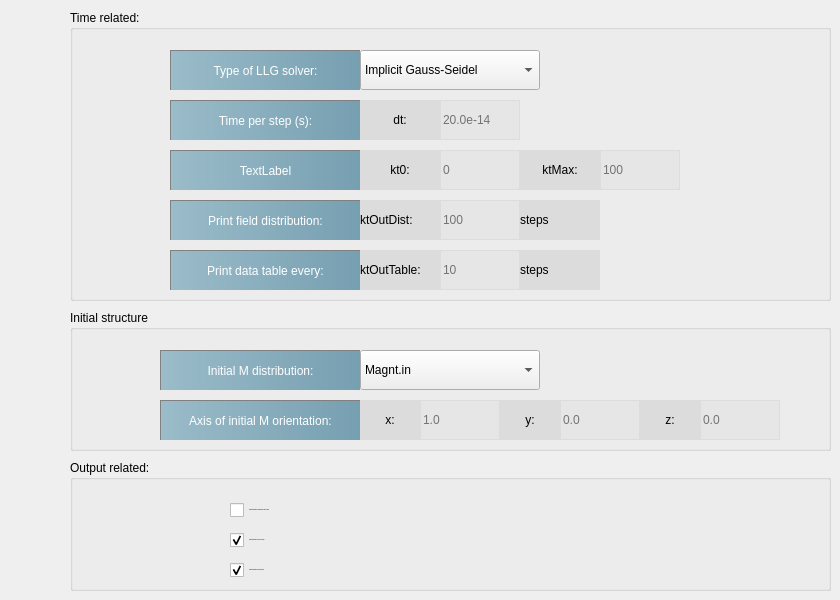
   <widget class="QWidget" name="tab_3">
    <attribute name="title">
     <string>Evolution</string>
    </attribute>
    <widget class="QGroupBox" name="groupBox_3">
     <property name="geometry">
      <rect>
       <x>70</x>
       <y>460</y>
       <width>761</width>
       <height>131</height>
      </rect>
     </property>
     <property name="title">
      <string>Output related:</string>
     </property>
     <widget class="QCheckBox" name="outputS_CB">
      <property name="geometry">
       <rect>
        <x>160</x>
        <y>40</y>
        <width>341</width>
        <height>20</height>
       </rect>
      </property>
      <property name="minimumSize">
       <size>
        <width>0</width>
        <height>20</height>
       </size>
      </property>
      <property name="font">
       <font>
        <pointsize>-1</pointsize>
       </font>
      </property>
      <property name="text">
       <string>Output distribution of eigenstrain, strain, stress</string>
      </property>
     </widget>
     <widget class="QCheckBox" name="outputH_CB">
      <property name="geometry">
       <rect>
        <x>160</x>
        <y>100</y>
        <width>281</width>
        <height>20</height>
       </rect>
      </property>
      <property name="minimumSize">
       <size>
        <width>0</width>
        <height>20</height>
       </size>
      </property>
      <property name="font">
       <font>
        <pointsize>-1</pointsize>
       </font>
      </property>
      <property name="text">
       <string>Output distribution of effective field</string>
      </property>
      <property name="checked">
       <bool>true</bool>
      </property>
     </widget>
     <widget class="QCheckBox" name="outputE_CB">
      <property name="geometry">
       <rect>
        <x>160</x>
        <y>70</y>
        <width>281</width>
        <height>20</height>
       </rect>
      </property>
      <property name="minimumSize">
       <size>
        <width>0</width>
        <height>20</height>
       </size>
      </property>
      <property name="font">
       <font>
        <pointsize>-1</pointsize>
       </font>
      </property>
      <property name="text">
       <string>Output distribution of energy density</string>
      </property>
      <property name="checked">
       <bool>true</bool>
      </property>
     </widget>
    </widget>
    <widget class="QGroupBox" name="groupBox_4">
     <property name="geometry">
      <rect>
       <x>70</x>
       <y>310</y>
       <width>761</width>
       <height>141</height>
      </rect>
     </property>
     <property name="styleSheet">
      <string notr="true">QLineEdit{
	background-color:rgb(230,230,230);
border:1px solid rgb(220,220,220);
min-width:78px;
min-height:38px;
qproperty-alignment: AlignCenter;
}

QLineEdit::hover, QLineEdit:focus{
	background-color:rgb(255,255,255);
}

QLineEdit:focus{
	background-color:rgb(255,255,255);
}

QLabel{
background-color:rgb(220, 220, 220);
qproperty-alignment: AlignCenter;

}</string>
     </property>
     <property name="title">
      <string>Initial structure</string>
     </property>
     <widget class="QLabel" name="label_46">
      <property name="geometry">
       <rect>
        <x>90</x>
        <y>40</y>
        <width>200</width>
        <height>40</height>
       </rect>
      </property>
      <property name="minimumSize">
       <size>
        <width>0</width>
        <height>0</height>
       </size>
      </property>
      <property name="styleSheet">
       <string notr="true">QLabel{
	background-color: qlineargradient(spread:pad, x1:0, y1:0, x2:1, y2:0, stop:0 rgba(155, 188, 201, 255), stop:1 rgba(118, 159, 177, 255))	;
	padding:5px 10px;
width:200px;
height:20px;
	color:white;
border-left: 1px solid gray;
border-top:1px solid gray;
qproperty-alignment: AlignCenter;
width:180px;
height:40px;
}

</string>
      </property>
      <property name="text">
       <string>Initial M distribution:</string>
      </property>
      <property name="alignment">
       <set>Qt::AlignCenter</set>
      </property>
     </widget>
     <widget class="QLabel" name="axisInitialM_LB">
      <property name="geometry">
       <rect>
        <x>90</x>
        <y>90</y>
        <width>200</width>
        <height>40</height>
       </rect>
      </property>
      <property name="minimumSize">
       <size>
        <width>0</width>
        <height>0</height>
       </size>
      </property>
      <property name="styleSheet">
       <string notr="true">QLabel{
	background-color: qlineargradient(spread:pad, x1:0, y1:0, x2:1, y2:0, stop:0 rgba(155, 188, 201, 255), stop:1 rgba(118, 159, 177, 255))	;
	padding:5px 10px;
width:200px;
height:20px;
	color:white;
border-left: 1px solid gray;
border-top:1px solid gray;
qproperty-alignment: AlignCenter;
width:180px;
height:40px;
}

</string>
      </property>
      <property name="text">
       <string>Axis of initial M orientation:</string>
      </property>
      <property name="alignment">
       <set>Qt::AlignCenter</set>
      </property>
     </widget>
     <widget class="QComboBox" name="choiceInitial_Combo">
      <property name="geometry">
       <rect>
        <x>290</x>
        <y>40</y>
        <width>180</width>
        <height>40</height>
       </rect>
      </property>
      <property name="minimumSize">
       <size>
        <width>74</width>
        <height>40</height>
       </size>
      </property>
      <property name="maximumSize">
       <size>
        <width>1000</width>
        <height>16777215</height>
       </size>
      </property>
      <property name="toolTip">
       <string>&lt;html&gt;&lt;head/&gt;&lt;body&gt;&lt;p&gt;Initial m distribution: &lt;/p&gt;&lt;p&gt;0 means 'magnt.in'.&lt;/p&gt;&lt;p&gt;1 means random orientation.&lt;/p&gt;&lt;p&gt;2 means specified uniform orientation.&lt;/p&gt;&lt;p&gt;3 means specified vortex domain.&lt;/p&gt;&lt;/body&gt;&lt;/html&gt;</string>
      </property>
      <property name="currentIndex">
       <number>0</number>
      </property>
      <item>
       <property name="text">
        <string>Magnt.in</string>
       </property>
      </item>
      <item>
       <property name="text">
        <string>Random</string>
       </property>
      </item>
      <item>
       <property name="text">
        <string>Uniform</string>
       </property>
      </item>
      <item>
       <property name="text">
        <string>Vortex</string>
       </property>
      </item>
     </widget>
     <widget class="QLabel" name="axisInitialM1_LB">
      <property name="geometry">
       <rect>
        <x>290</x>
        <y>90</y>
        <width>60</width>
        <height>40</height>
       </rect>
      </property>
      <property name="minimumSize">
       <size>
        <width>60</width>
        <height>0</height>
       </size>
      </property>
      <property name="maximumSize">
       <size>
        <width>60</width>
        <height>16777215</height>
       </size>
      </property>
      <property name="toolTip">
       <string>&lt;html&gt;&lt;head/&gt;&lt;body&gt;&lt;p&gt;Axis of a uniform orientation, or a vortex domain, for the initial m distribution (only for choiceInitialM=2,3)&lt;/p&gt;&lt;/body&gt;&lt;/html&gt;</string>
      </property>
      <property name="text">
       <string>x:</string>
      </property>
      <property name="alignment">
       <set>Qt::AlignCenter</set>
      </property>
     </widget>
     <widget class="QLineEdit" name="axisInitialM1_LE">
      <property name="geometry">
       <rect>
        <x>350</x>
        <y>90</y>
        <width>80</width>
        <height>40</height>
       </rect>
      </property>
      <property name="minimumSize">
       <size>
        <width>80</width>
        <height>40</height>
       </size>
      </property>
      <property name="maximumSize">
       <size>
        <width>80</width>
        <height>16777215</height>
       </size>
      </property>
      <property name="toolTip">
       <string>&lt;html&gt;&lt;head/&gt;&lt;body&gt;&lt;p&gt;Axis of a uniform orientation, or a vortex domain, for the initial m distribution (only for choiceInitialM=2,3)&lt;/p&gt;&lt;/body&gt;&lt;/html&gt;</string>
      </property>
      <property name="placeholderText">
       <string>1.0</string>
      </property>
     </widget>
     <widget class="QLineEdit" name="axisInitialM2_LE">
      <property name="geometry">
       <rect>
        <x>490</x>
        <y>90</y>
        <width>80</width>
        <height>40</height>
       </rect>
      </property>
      <property name="minimumSize">
       <size>
        <width>80</width>
        <height>40</height>
       </size>
      </property>
      <property name="maximumSize">
       <size>
        <width>80</width>
        <height>16777215</height>
       </size>
      </property>
      <property name="toolTip">
       <string>&lt;html&gt;&lt;head/&gt;&lt;body&gt;&lt;p&gt;Axis of a uniform orientation, or a vortex domain, for the initial m distribution (only for choiceInitialM=2,3)&lt;/p&gt;&lt;/body&gt;&lt;/html&gt;</string>
      </property>
      <property name="placeholderText">
       <string>0.0</string>
      </property>
     </widget>
     <widget class="QLabel" name="axisInitialM2_LB">
      <property name="geometry">
       <rect>
        <x>430</x>
        <y>90</y>
        <width>60</width>
        <height>40</height>
       </rect>
      </property>
      <property name="minimumSize">
       <size>
        <width>60</width>
        <height>0</height>
       </size>
      </property>
      <property name="maximumSize">
       <size>
        <width>60</width>
        <height>16777215</height>
       </size>
      </property>
      <property name="toolTip">
       <string>&lt;html&gt;&lt;head/&gt;&lt;body&gt;&lt;p&gt;Axis of a uniform orientation, or a vortex domain, for the initial m distribution (only for choiceInitialM=2,3)&lt;/p&gt;&lt;/body&gt;&lt;/html&gt;</string>
      </property>
      <property name="text">
       <string>y:</string>
      </property>
      <property name="alignment">
       <set>Qt::AlignCenter</set>
      </property>
     </widget>
     <widget class="QLineEdit" name="axisInitialM3_LE">
      <property name="geometry">
       <rect>
        <x>630</x>
        <y>90</y>
        <width>80</width>
        <height>40</height>
       </rect>
      </property>
      <property name="minimumSize">
       <size>
        <width>80</width>
        <height>40</height>
       </size>
      </property>
      <property name="maximumSize">
       <size>
        <width>80</width>
        <height>16777215</height>
       </size>
      </property>
      <property name="toolTip">
       <string>&lt;html&gt;&lt;head/&gt;&lt;body&gt;&lt;p&gt;Axis of a uniform orientation, or a vortex domain, for the initial m distribution (only for choiceInitialM=2,3)&lt;/p&gt;&lt;/body&gt;&lt;/html&gt;</string>
      </property>
      <property name="placeholderText">
       <string>0.0</string>
      </property>
     </widget>
     <widget class="QLabel" name="axisInitialM3_LB">
      <property name="geometry">
       <rect>
        <x>570</x>
        <y>90</y>
        <width>60</width>
        <height>40</height>
       </rect>
      </property>
      <property name="minimumSize">
       <size>
        <width>60</width>
        <height>0</height>
       </size>
      </property>
      <property name="maximumSize">
       <size>
        <width>60</width>
        <height>16777215</height>
       </size>
      </property>
      <property name="toolTip">
       <string>&lt;html&gt;&lt;head/&gt;&lt;body&gt;&lt;p&gt;Axis of a uniform orientation, or a vortex domain, for the initial m distribution (only for choiceInitialM=2,3)&lt;/p&gt;&lt;/body&gt;&lt;/html&gt;</string>
      </property>
      <property name="text">
       <string>z:</string>
      </property>
      <property name="alignment">
       <set>Qt::AlignCenter</set>
      </property>
     </widget>
    </widget>
    <widget class="QGroupBox" name="groupBox_2">
     <property name="geometry">
      <rect>
       <x>70</x>
       <y>10</y>
       <width>761</width>
       <height>291</height>
      </rect>
     </property>
     <property name="styleSheet">
      <string notr="true">QLineEdit{
	background-color:rgb(230,230,230);
border:1px solid rgb(220,220,220);
min-width:78px;
min-height:38px;
qproperty-alignment: AlignCenter;
}

QLineEdit::hover, QLineEdit:focus{
	background-color:rgb(255,255,255);
}

QLineEdit:focus{
	background-color:rgb(255,255,255);
}

QLabel{
background-color:rgb(220, 220, 220);
qproperty-alignment: AlignCenter;

}</string>
     </property>
     <property name="title">
      <string>Time related:</string>
     </property>
     <widget class="QLabel" name="label_41">
      <property name="geometry">
       <rect>
        <x>100</x>
        <y>90</y>
        <width>190</width>
        <height>40</height>
       </rect>
      </property>
      <property name="minimumSize">
       <size>
        <width>0</width>
        <height>0</height>
       </size>
      </property>
      <property name="maximumSize">
       <size>
        <width>1000</width>
        <height>16777215</height>
       </size>
      </property>
      <property name="styleSheet">
       <string notr="true">QLabel{
	background-color: qlineargradient(spread:pad, x1:0, y1:0, x2:1, y2:0, stop:0 rgba(155, 188, 201, 255), stop:1 rgba(118, 159, 177, 255))	;
	padding:5px 10px;
width:200px;
height:20px;
	color:white;
border-left: 1px solid gray;
border-top:1px solid gray;
qproperty-alignment: AlignCenter;
width:180px;
height:40px;
}

</string>
      </property>
      <property name="text">
       <string>Time per step (s):</string>
      </property>
      <property name="alignment">
       <set>Qt::AlignCenter</set>
      </property>
     </widget>
     <widget class="QLabel" name="label_30">
      <property name="geometry">
       <rect>
        <x>100</x>
        <y>140</y>
        <width>190</width>
        <height>40</height>
       </rect>
      </property>
      <property name="minimumSize">
       <size>
        <width>0</width>
        <height>0</height>
       </size>
      </property>
      <property name="styleSheet">
       <string notr="true">QLabel{
	background-color: qlineargradient(spread:pad, x1:0, y1:0, x2:1, y2:0, stop:0 rgba(155, 188, 201, 255), stop:1 rgba(118, 159, 177, 255))	;
	padding:5px 10px;
width:200px;
height:20px;
	color:white;
border-left: 1px solid gray;
border-top:1px solid gray;
qproperty-alignment: AlignCenter;

}

</string>
      </property>
      <property name="text">
       <string>TextLabel</string>
      </property>
      <property name="alignment">
       <set>Qt::AlignCenter</set>
      </property>
     </widget>
     <widget class="QLabel" name="label_22">
      <property name="geometry">
       <rect>
        <x>290</x>
        <y>90</y>
        <width>80</width>
        <height>40</height>
       </rect>
      </property>
      <property name="minimumSize">
       <size>
        <width>0</width>
        <height>0</height>
       </size>
      </property>
      <property name="maximumSize">
       <size>
        <width>80</width>
        <height>16777215</height>
       </size>
      </property>
      <property name="text">
       <string>dt:</string>
      </property>
      <property name="alignment">
       <set>Qt::AlignCenter</set>
      </property>
     </widget>
     <widget class="QLineEdit" name="dt_LE">
      <property name="geometry">
       <rect>
        <x>370</x>
        <y>90</y>
        <width>80</width>
        <height>40</height>
       </rect>
      </property>
      <property name="minimumSize">
       <size>
        <width>80</width>
        <height>40</height>
       </size>
      </property>
      <property name="maximumSize">
       <size>
        <width>80</width>
        <height>16777215</height>
       </size>
      </property>
      <property name="toolTip">
       <string>The marching step size for evolving equation.</string>
      </property>
      <property name="placeholderText">
       <string>20.0e-14</string>
      </property>
     </widget>
     <widget class="QLabel" name="label_43">
      <property name="geometry">
       <rect>
        <x>290</x>
        <y>140</y>
        <width>80</width>
        <height>40</height>
       </rect>
      </property>
      <property name="minimumSize">
       <size>
        <width>0</width>
        <height>0</height>
       </size>
      </property>
      <property name="maximumSize">
       <size>
        <width>80</width>
        <height>16777215</height>
       </size>
      </property>
      <property name="toolTip">
       <string>Starting timestep value</string>
      </property>
      <property name="text">
       <string>kt0:</string>
      </property>
      <property name="alignment">
       <set>Qt::AlignCenter</set>
      </property>
     </widget>
     <widget class="QLineEdit" name="kt0_LE">
      <property name="geometry">
       <rect>
        <x>370</x>
        <y>140</y>
        <width>80</width>
        <height>40</height>
       </rect>
      </property>
      <property name="minimumSize">
       <size>
        <width>80</width>
        <height>40</height>
       </size>
      </property>
      <property name="maximumSize">
       <size>
        <width>80</width>
        <height>16777215</height>
       </size>
      </property>
      <property name="toolTip">
       <string>Starting timestep value</string>
      </property>
      <property name="placeholderText">
       <string>0</string>
      </property>
     </widget>
     <widget class="QLabel" name="label_44">
      <property name="geometry">
       <rect>
        <x>450</x>
        <y>140</y>
        <width>80</width>
        <height>40</height>
       </rect>
      </property>
      <property name="minimumSize">
       <size>
        <width>0</width>
        <height>0</height>
       </size>
      </property>
      <property name="maximumSize">
       <size>
        <width>80</width>
        <height>16777215</height>
       </size>
      </property>
      <property name="toolTip">
       <string>The ending step of the simulation</string>
      </property>
      <property name="text">
       <string>ktMax:</string>
      </property>
      <property name="alignment">
       <set>Qt::AlignCenter</set>
      </property>
     </widget>
     <widget class="QLineEdit" name="ktmax_LE">
      <property name="geometry">
       <rect>
        <x>530</x>
        <y>140</y>
        <width>80</width>
        <height>40</height>
       </rect>
      </property>
      <property name="minimumSize">
       <size>
        <width>80</width>
        <height>40</height>
       </size>
      </property>
      <property name="maximumSize">
       <size>
        <width>80</width>
        <height>16777215</height>
       </size>
      </property>
      <property name="toolTip">
       <string>The ending step of the simulation</string>
      </property>
      <property name="placeholderText">
       <string>100</string>
      </property>
     </widget>
     <widget class="QLabel" name="label_55">
      <property name="geometry">
       <rect>
        <x>100</x>
        <y>190</y>
        <width>190</width>
        <height>40</height>
       </rect>
      </property>
      <property name="minimumSize">
       <size>
        <width>0</width>
        <height>0</height>
       </size>
      </property>
      <property name="styleSheet">
       <string notr="true">QLabel{
	background-color: qlineargradient(spread:pad, x1:0, y1:0, x2:1, y2:0, stop:0 rgba(155, 188, 201, 255), stop:1 rgba(118, 159, 177, 255))	;
	padding:5px 10px;
	color:white;
border-left: 1px solid gray;
border-top:1px solid gray;
qproperty-alignment: AlignCenter;
width:180px;
height:40px;
}

</string>
      </property>
      <property name="text">
       <string>Print field distribution:</string>
      </property>
      <property name="alignment">
       <set>Qt::AlignCenter</set>
      </property>
     </widget>
     <widget class="QLabel" name="label_45">
      <property name="geometry">
       <rect>
        <x>100</x>
        <y>240</y>
        <width>190</width>
        <height>40</height>
       </rect>
      </property>
      <property name="minimumSize">
       <size>
        <width>0</width>
        <height>0</height>
       </size>
      </property>
      <property name="styleSheet">
       <string notr="true">QLabel{
	background-color: qlineargradient(spread:pad, x1:0, y1:0, x2:1, y2:0, stop:0 rgba(155, 188, 201, 255), stop:1 rgba(118, 159, 177, 255))	;
	padding:5px 10px;
	color:white;
border-left: 1px solid gray;
border-top:1px solid gray;
qproperty-alignment: AlignCenter;
width:180px;
height:40px;
}

</string>
      </property>
      <property name="text">
       <string>Print data table every:</string>
      </property>
      <property name="alignment">
       <set>Qt::AlignCenter</set>
      </property>
     </widget>
     <widget class="QLabel" name="label_28">
      <property name="geometry">
       <rect>
        <x>290</x>
        <y>190</y>
        <width>80</width>
        <height>40</height>
       </rect>
      </property>
      <property name="minimumSize">
       <size>
        <width>0</width>
        <height>0</height>
       </size>
      </property>
      <property name="toolTip">
       <string>output step interval for spatial distribution</string>
      </property>
      <property name="text">
       <string>ktOutDist:</string>
      </property>
     </widget>
     <widget class="QLineEdit" name="ktOutDist_LE">
      <property name="geometry">
       <rect>
        <x>370</x>
        <y>190</y>
        <width>80</width>
        <height>40</height>
       </rect>
      </property>
      <property name="minimumSize">
       <size>
        <width>80</width>
        <height>40</height>
       </size>
      </property>
      <property name="maximumSize">
       <size>
        <width>80</width>
        <height>16777215</height>
       </size>
      </property>
      <property name="toolTip">
       <string>output step interval for spatial distribution</string>
      </property>
      <property name="placeholderText">
       <string>100</string>
      </property>
     </widget>
     <widget class="QLabel" name="label_24">
      <property name="geometry">
       <rect>
        <x>450</x>
        <y>190</y>
        <width>80</width>
        <height>40</height>
       </rect>
      </property>
      <property name="minimumSize">
       <size>
        <width>0</width>
        <height>0</height>
       </size>
      </property>
      <property name="toolTip">
       <string>output step interval for spatial distribution</string>
      </property>
      <property name="text">
       <string>steps</string>
      </property>
     </widget>
     <widget class="QLabel" name="label_26">
      <property name="geometry">
       <rect>
        <x>290</x>
        <y>240</y>
        <width>80</width>
        <height>40</height>
       </rect>
      </property>
      <property name="minimumSize">
       <size>
        <width>0</width>
        <height>0</height>
       </size>
      </property>
      <property name="toolTip">
       <string>output step interval for data table</string>
      </property>
      <property name="text">
       <string>ktOutTable:</string>
      </property>
     </widget>
     <widget class="QLineEdit" name="ktOutTable_LE">
      <property name="geometry">
       <rect>
        <x>370</x>
        <y>240</y>
        <width>80</width>
        <height>40</height>
       </rect>
      </property>
      <property name="minimumSize">
       <size>
        <width>80</width>
        <height>40</height>
       </size>
      </property>
      <property name="maximumSize">
       <size>
        <width>80</width>
        <height>16777215</height>
       </size>
      </property>
      <property name="toolTip">
       <string>output step interval for data table</string>
      </property>
      <property name="placeholderText">
       <string>10</string>
      </property>
     </widget>
     <widget class="QLabel" name="label_25">
      <property name="geometry">
       <rect>
        <x>450</x>
        <y>240</y>
        <width>80</width>
        <height>40</height>
       </rect>
      </property>
      <property name="minimumSize">
       <size>
        <width>0</width>
        <height>0</height>
       </size>
      </property>
      <property name="toolTip">
       <string>output step interval for data table</string>
      </property>
      <property name="text">
       <string>steps</string>
      </property>
     </widget>
     <widget class="QLabel" name="label_42">
      <property name="geometry">
       <rect>
        <x>100</x>
        <y>40</y>
        <width>190</width>
        <height>40</height>
       </rect>
      </property>
      <property name="minimumSize">
       <size>
        <width>0</width>
        <height>0</height>
       </size>
      </property>
      <property name="maximumSize">
       <size>
        <width>1000</width>
        <height>16777215</height>
       </size>
      </property>
      <property name="styleSheet">
       <string notr="true">QLabel{
	background-color: qlineargradient(spread:pad, x1:0, y1:0, x2:1, y2:0, stop:0 rgba(155, 188, 201, 255), stop:1 rgba(118, 159, 177, 255))	;
	padding:5px 10px;
width:200px;
height:20px;
	color:white;
border-left: 1px solid gray;
border-top:1px solid gray;
qproperty-alignment: AlignCenter;
width:180px;
height:40px;
}

</string>
      </property>
      <property name="text">
       <string>Type of LLG solver:</string>
      </property>
      <property name="alignment">
       <set>Qt::AlignCenter</set>
      </property>
     </widget>
     <widget class="QComboBox" name="choiceLLGSolver_Combo">
      <property name="geometry">
       <rect>
        <x>290</x>
        <y>40</y>
        <width>180</width>
        <height>40</height>
       </rect>
      </property>
      <property name="minimumSize">
       <size>
        <width>74</width>
        <height>40</height>
       </size>
      </property>
      <property name="maximumSize">
       <size>
        <width>1000</width>
        <height>16777215</height>
       </size>
      </property>
      <property name="toolTip">
       <string>&lt;html&gt;&lt;head/&gt;&lt;body&gt;&lt;p&gt;Initial m distribution: &lt;/p&gt;&lt;p&gt;0 means 'magnt.in'.&lt;/p&gt;&lt;p&gt;1 means random orientation.&lt;/p&gt;&lt;p&gt;2 means specified uniform orientation.&lt;/p&gt;&lt;p&gt;3 means specified vortex domain.&lt;/p&gt;&lt;/body&gt;&lt;/html&gt;</string>
      </property>
      <property name="currentIndex">
       <number>0</number>
      </property>
      <item>
       <property name="text">
        <string>Implicit Gauss-Seidel </string>
       </property>
      </item>
      <item>
       <property name="text">
        <string>Explicit RK4</string>
       </property>
      </item>
     </widget>
    </widget>
   </widget>
